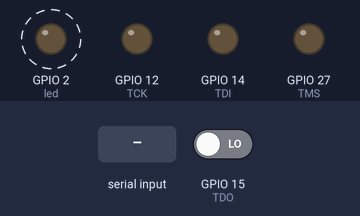
This sketch was run on a simulated ESP32. Shown: output pins drawn as LEDs (lit = HIGH). Dashed ring = blinking. The inputs (shaded band) are chosen by the test bench; at power-on: GPIO 15 (TDO) LOW. What the sketch prints to the serial monitor is not drawn.

Above: at 2.8 s.
2.9 s: "3\n" received over Serial
At 4.5 s:
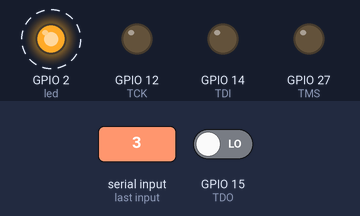
6.4 s: "90,45\n" received over Serial
At 7.4 s:
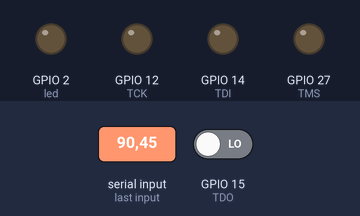
9.9 s: "1\n" received over Serial
Timing chart, 0 to 19.4 s (numbered marks = the images above; inputs shaded):
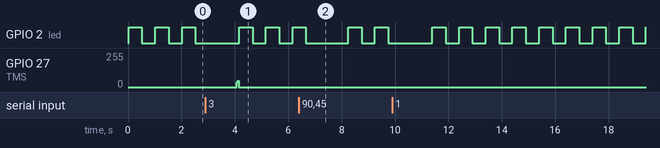

The sketch:

jtag_debugger_esp32.ino
```cpp
// #define dwon(port, pin) (port |= _BV(pin))
// #define dwoff(port, pin) (port &= ~(_BV(pin)))

const int led = LED_BUILTIN;

//These can be scanned in using a BSDL file
int opcode_len = 5;
const int num_opcodes = 5;
const int bsr_len = 14;

int half_period = 25; //half the period in microseconds

int TCK = 12;
int TMS = 27;
int TDI = 14;
int TDO = 15;
// int TRST;

//IMPORTANT
//replace digitalwrite(TCK, 1) with GPIO.out_w1ts = ((uint32_t)1 << TCK);
//replace digitalwrite(TCK, 0) with GPIO.out_w1tc = ((uint32_t)1 << TCK);

//Should also be able to be scanned from BSDL file
//OPCODES:
// BYPASS					= 5'b00000,	// 6.2.1.1.d	BYPASS = '0 and '1 All 1's -> 31
// SAMPLE					= 5'b00001, -> 1
// PRELOAD				= 5'b00010, -> 2
// EXTEST					= 5'b00011, -> 3
// IDCODE					= 5'b00100, -> 4
int opcodes[num_opcodes] = {31, 1, 2, 3, 4};

uint32_t deviceID;

void setup() {
  // Some boards work best if we also make a serial connection
  Serial.begin(115200);

  // set LED to be an output pin
  pinMode(TCK, OUTPUT); //gpio 12
  pinMode(TMS, OUTPUT); //gpio 27
  pinMode(TDI, OUTPUT); //gpio 33
  pinMode(TDO, INPUT); //gpio 15

  digitalWrite(TCK, LOW);
  digitalWrite(TMS, LOW);
  digitalWrite(TDI, LOW);

  pinMode(led, OUTPUT);
}

void loop() {
  // Say hi!
  Serial.println();
  Serial.println();
  Serial.println("Welcome to JTAG debugger console");
  Serial.println("Please enter the command you would like to run by the number listed before it");
  Serial.println();
  Serial.println("Available commands:");
  Serial.println("1. IDCODE (Will output the device ID) opcode: 00100 ");
  Serial.println("2. SAMPLE (Will sample the current state of BSR chain) opcode: 00001 ");
  Serial.println("3. PRELOAD (Will push value into the BSR chain for EXTEST) opcode: 00010 ");
  Serial.println();
  Serial.println();

  while(Serial.available() == 0) //wait for the user input
  {
    GPIO.out_w1ts = ((uint32_t)1 << led);  // turn the LED on (HIGH is the voltage level)
    delay(500);                // wait for a half second
    GPIO.out_w1tc = ((uint32_t)1 << led);    // turn the LED off by making the voltage LOW
    delay(500);                // wait for a half second
  }

  int chosenCommand = Serial.parseInt();

  uint32_t bsr_value;

  switch(chosenCommand)
  {
    case 1: //IDCODE code
      idcode();
      break;

    case 2:
      sample();
      break;

    case 3:
      Serial.println("Enter the value you want shifted into the BSR chain in decimal...");
      while(Serial.available() == 0) //wait for the user input
      {
        GPIO.out_w1ts = ((uint32_t)1 << led);  // turn the LED on (HIGH is the voltage level)
        delay(500);                // wait for a half second
        GPIO.out_w1tc = ((uint32_t)1 << led);    // turn the LED off by making the voltage LOW
        delay(500);                // wait for a half second
      }
      bsr_value = Serial.parseInt();
      preload(bsr_value);
      Serial.println("Value has been preloaded, EXTEST will begin now");
      extest();
      break;

    default:
      Serial.println("Invalid Command Number");
      break;

  }

}

void extest()
{
  Serial.println("Initializing EXTEST...");
  //push intruction into JTAG IR
  instruction_capture(opcodes[3]);
  //now EXTEST should be loaded into DR
  //step through DR and shift the output on TDO
  uint32_t BSR_SCAN;
  BSR_SCAN = read_sample();
  Serial.print("BSR EXTEST SCAN: ");
  Serial.println("BSR SAMPLE SCAN: ");
  Serial.print("Carry In: ");
  Serial.println(bitRead(BSR_SCAN, 13));
  Serial.print("Parallel Input A: ");
  Serial.print(bitRead(BSR_SCAN, 12));
  Serial.print(bitRead(BSR_SCAN, 11));
  Serial.print(bitRead(BSR_SCAN, 10));
  Serial.println(bitRead(BSR_SCAN, 9));
  Serial.print("Parallel Input B: ");
  Serial.print(bitRead(BSR_SCAN, 8));
  Serial.print(bitRead(BSR_SCAN, 7));
  Serial.print(bitRead(BSR_SCAN, 6));
  Serial.println(bitRead(BSR_SCAN, 5));
  Serial.print("Carry Out: ");
  Serial.println(bitRead(BSR_SCAN, 4));
  Serial.print("Parallel Output: ");
  Serial.print(bitRead(BSR_SCAN, 3));
  Serial.print(bitRead(BSR_SCAN, 2));
  Serial.print(bitRead(BSR_SCAN, 1));
  Serial.println(bitRead(BSR_SCAN, 0));
  // Serial.print(BSR_SCAN, BIN);
  // Serial.print(BSR_SCAN, BIN);
  Serial.println();
}

void preload(uint32_t BSR_INSTR)
{
  Serial.println("Initializing PRELOAD push...");
  //push intruction into JTAG IR
  instruction_capture(opcodes[2]);
  //now PRELOAD should be loaded into DR
  //step through DR and shift the input through TDI
  push_preload(BSR_INSTR);

}

void push_preload(uint32_t instr)
{
  //We begin back in run-test/idle
  digitalWrite(TMS, HIGH);
  tck_pulse();
  Serial.println("In Select-DR-Scan");
  digitalWrite(TMS, LOW);
  tck_pulse();
  Serial.println("In Capture-DR");
  for(int i = 0; i < bsr_len; i++)
  {
    tck_pulse();
    Serial.println("In Shift-IR");
    digitalWrite(TDI, bitRead(instr, i)); //shift instruction opcode in lsb first
  }
  digitalWrite(TMS, HIGH);
  tck_pulse();
  Serial.println("In Exit1-DR");
  tck_pulse();
  Serial.println("In Update-DR");
  digitalWrite(TMS, LOW);
  tck_pulse();
  Serial.println("In Run-Test/Idle State");
}

void sample()
{
  Serial.println("Initializing SAMPLE scan...");
  //push intruction into JTAG IR
  instruction_capture(opcodes[1]);
  //now SAMPLE should be loaded into DR
  //step through DR and shift the output on TDO
  uint32_t BSR_SCAN;
  BSR_SCAN = read_sample();
  Serial.println("BSR SAMPLE SCAN: ");
  Serial.print("Carry In: ");
  Serial.println(bitRead(BSR_SCAN, 13));
  Serial.print("Parallel Input A: ");
  Serial.print(bitRead(BSR_SCAN, 12));
  Serial.print(bitRead(BSR_SCAN, 11));
  Serial.print(bitRead(BSR_SCAN, 10));
  Serial.println(bitRead(BSR_SCAN, 9));
  Serial.print("Parallel Input B: ");
  Serial.print(bitRead(BSR_SCAN, 8));
  Serial.print(bitRead(BSR_SCAN, 7));
  Serial.print(bitRead(BSR_SCAN, 6));
  Serial.println(bitRead(BSR_SCAN, 5));
  Serial.print("Carry Out: ");
  Serial.println(bitRead(BSR_SCAN, 4));
  Serial.print("Parallel Output: ");
  Serial.print(bitRead(BSR_SCAN, 3));
  Serial.print(bitRead(BSR_SCAN, 2));
  Serial.print(bitRead(BSR_SCAN, 1));
  Serial.println(bitRead(BSR_SCAN, 0));
  // Serial.print(BSR_SCAN, BIN);
  Serial.println();
}

//1000100010
//0001 + 0001 = 0 0010

//11000100100
//0011 + 0001 = 0 0100

//10011000100101
//1 + 0011 + 0001 = 0 0101

uint32_t read_sample()
{
  //We begin back in run-test/idle
  digitalWrite(TMS, HIGH);
  tck_pulse();
  Serial.println("In Select-DR-Scan");
  digitalWrite(TMS, LOW);
  tck_pulse();
  Serial.println("In Capture-DR");
  uint32_t bit;
  uint32_t scan_chain;
  for(int i = 0; i < bsr_len; i++)
  {
    tck_pulse(); //TMS remains low and pulse clock so we can read next value on negedge
    Serial.println("In Shift-DR");
    //slight delay may need to be added
    //data should be valid @ negedge
    bit = (GPIO.in >> TDO) & (uint32_t)1;
    scan_chain = scan_chain | (bit << i);
    Serial.print("Bit #");
    Serial.print(i);
    Serial.print(": ");
    Serial.println(bit);
  }
  digitalWrite(TMS, HIGH);
  tck_pulse();
  Serial.println("In Exit1-DR");
  tck_pulse();
  Serial.println("In Update-DR");
  digitalWrite(TMS, LOW);
  tck_pulse();
  Serial.println("In Run-Test/Idle State");
  return scan_chain;
}

void idcode()
{
  Serial.println("Initializing IDCODE scan...");
  //push instruction into JTAG IR
  instruction_capture(opcodes[4]);
  //now IDCODE should be loaded into DR
  //must step through the DR and read output on TDO
  read_id();
  //now lets check the full IDCODE
  Serial.print("IDCODE: ");
  Serial.print(deviceID, BIN);
  Serial.println();
}

void read_id()
{
  //We begin back in run-test/idle
  digitalWrite(TMS, HIGH);
  tck_pulse();
  Serial.println("In Select-DR-Scan");
  digitalWrite(TMS, LOW);
  tck_pulse();
  Serial.println("In Capture-DR");
  uint32_t bit;
  for(int i = 0; i < 32; i++)
  {
    tck_pulse(); //TMS remains low and pulse clock so we can read next value on negedge
    Serial.println("In Shift-DR");
    //slight delay may need to be added
    //data should be valid @ negedge
    bit = (GPIO.in >> TDO) & (uint32_t)1;
    deviceID = deviceID  | (bit << i);
    Serial.print("Bit #");
    Serial.print(i);
    Serial.print(": ");
    Serial.println(bit);
  }
  digitalWrite(TMS, HIGH);
  tck_pulse();
  Serial.println("In Exit1-DR");
  tck_pulse();
  Serial.println("In Update-DR");
  digitalWrite(TMS, LOW);
  tck_pulse();
  Serial.println("In Run-Test/Idle State");
}

void instruction_capture(int opcode)
{
  //assume we start in test logic reset state
  digitalWrite(TMS, LOW);
  tck_pulse();
  Serial.println("In Run-Test/Idle State");
  digitalWrite(TMS, HIGH);
  tck_pulse();
  Serial.println("In Select-DR-Scan");
  tck_pulse();
  Serial.println("In Select-IR-Scan");
  digitalWrite(TMS, LOW);
  tck_pulse();
  Serial.println("In Capture-IR");
  for(int i = 0; i < opcode_len; i++)
  {
    tck_pulse();
    Serial.println("In Shift-IR");
    digitalWrite(TDI, bitRead(opcode, i)); //shift instruction opcode in lsb first
  }
  digitalWrite(TMS, HIGH);
  tck_pulse();
  Serial.println("In Exit1-IR");
  tck_pulse();
  Serial.println("In Update-IR");
  digitalWrite(TMS, LOW);
  tck_pulse();
  Serial.println("In Run-Test/Idle State");
}

void tck_pulse() //~20kHz clock pulse 50 ms clock period
{
  // pulse pin 12
  delayMicroseconds(half_period); //on
  GPIO.out_w1ts = ((uint32_t)1 << TCK); //posedge
  delayMicroseconds(half_period); //on
  GPIO.out_w1tc = ((uint32_t)1 << TCK); //negedge
}
```

Measured:
- after the input at 2.9 s, GPIO 27 (TMS): 0/255 → 37/255 after 1.2 s, → 46/255 0.04 s later, → 0/255 0.04 s later
- by itself, GPIO 2 (led): alternates HIGH for 0.50 s and LOW for 0.50 s
